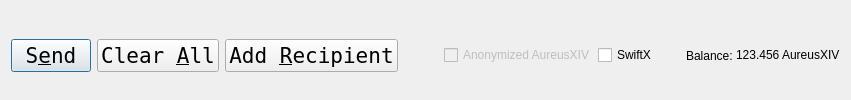
         <widget class="QFrame" name="frame_Send">
          <layout class="QHBoxLayout" name="horizontalLayout">
           <property name="bottomMargin">
            <number>0</number>
           </property>
           <item>
            <widget class="QPushButton" name="sendButton">
            <property name="sizePolicy">
                <sizepolicy hsizetype="Minimum" vsizetype="Fixed">
                <horstretch>0</horstretch>
                <verstretch>0</verstretch>
                </sizepolicy>
                </property>
             <property name="font">
              <font>
               <family>Andale Mono</family>
               <pointsize>16</pointsize>
              </font>
             </property>
             <property name="toolTip">
              <string>Confirm the send action</string>
             </property>
             <property name="text">
              <string>S&amp;end</string>
             </property>
             <property name="iconSize">
              <size>
               <width>0</width>
               <height>0</height>
              </size>
             </property>
             <property name="autoDefault">
              <bool>false</bool>
             </property>
             <property name="default">
              <bool>true</bool>
             </property>
            </widget>
           </item>
           <item>
            <widget class="QPushButton" name="clearButton">
             <property name="sizePolicy">
              <sizepolicy hsizetype="Minimum" vsizetype="Fixed">
               <horstretch>0</horstretch>
               <verstretch>0</verstretch>
              </sizepolicy>
             </property>
             <property name="font">
              <font>
               <family>Andale Mono</family>
               <pointsize>16</pointsize>
              </font>
             </property>
             <property name="toolTip">
              <string>Clear all fields of the form.</string>
             </property>
             <property name="text">
              <string>Clear &amp;All</string>
             </property>
             <property name="autoDefault">
              <bool>false</bool>
             </property>
            </widget>
           </item>
           <item>
            <widget class="QPushButton" name="addButton">
             <property name="font">
              <font>
               <family>Andale Mono</family>
               <pointsize>16</pointsize>
              </font>
             </property>
             <property name="toolTip">
              <string>Send to multiple recipients at once</string>
             </property>
             <property name="text">
              <string>Add &amp;Recipient</string>
             </property>
             <property name="autoDefault">
              <bool>false</bool>
             </property>
            </widget>
           </item>
           <item>
            <spacer name="horizontalSpacer">
             <property name="orientation">
              <enum>Qt::Horizontal</enum>
             </property>
             <property name="sizeHint" stdset="0">
              <size>
               <width>40</width>
               <height>20</height>
              </size>
             </property>
            </spacer>
           </item>
           <item>
            <layout class="QHBoxLayout" name="horizontalLayout_2">
             <property name="spacing">
              <number>3</number>
             </property>
             <item>
              <widget class="QCheckBox" name="checkzAureusXIV">
               <property name="enabled">
                <bool>false</bool>
               </property>
               <property name="text">
                <string>Anonymized AureusXIV</string>
               </property>
              </widget>
             </item>
             <item>
              <widget class="QCheckBox" name="checkSwiftTX">
               <property name="enabled">
                <bool>true</bool>
               </property>
               <property name="minimumSize">
                <size>
                 <width>85</width>
                 <height>0</height>
                </size>
               </property>
               <property name="text">
                <string>SwiftX</string>
               </property>
              </widget>
             </item>
             <item>
              <widget class="QLabel" name="label">
               <property name="text">
                <string>Balance:</string>
               </property>
              </widget>
             </item>
             <item>
              <widget class="QLabel" name="labelBalance">
               <property name="sizePolicy">
                <sizepolicy hsizetype="Preferred" vsizetype="Fixed">
                 <horstretch>0</horstretch>
                 <verstretch>0</verstretch>
                </sizepolicy>
               </property>
               <property name="cursor">
                <cursorShape>IBeamCursor</cursorShape>
               </property>
               <property name="text">
                <string notr="true">123.456 AureusXIV</string>
               </property>
               <property name="textInteractionFlags">
                <set>Qt::LinksAccessibleByMouse|Qt::TextSelectableByKeyboard|Qt::TextSelectableByMouse</set>
               </property>
              </widget>
             </item>
            </layout>
           </item>
          </layout>
         </widget>
